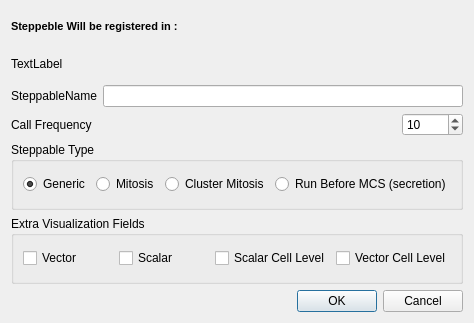
<?xml version="1.0" encoding="UTF-8"?>
<ui version="4.0">
 <class>SteppableGenerator</class>
 <widget class="QDialog" name="SteppableGenerator">
  <property name="geometry">
   <rect>
    <x>0</x>
    <y>0</y>
    <width>421</width>
    <height>323</height>
   </rect>
  </property>
  <property name="windowTitle">
   <string>Generate Steppable</string>
  </property>
  <layout class="QVBoxLayout" name="verticalLayout_2">
   <item>
    <layout class="QVBoxLayout" name="verticalLayout">
     <item>
      <widget class="QLabel" name="label_2">
       <property name="text">
        <string>&lt;!DOCTYPE HTML PUBLIC &quot;-//W3C//DTD HTML 4.0//EN&quot; &quot;http://www.w3.org/TR/REC-html40/strict.dtd&quot;&gt;
&lt;html&gt;&lt;head&gt;&lt;meta name=&quot;qrichtext&quot; content=&quot;1&quot; /&gt;&lt;style type=&quot;text/css&quot;&gt;
p, li { white-space: pre-wrap; }
&lt;/style&gt;&lt;/head&gt;&lt;body style=&quot; font-family:'MS Shell Dlg 2'; font-size:8.25pt; font-weight:400; font-style:normal;&quot;&gt;
&lt;p style=&quot; margin-top:0px; margin-bottom:0px; margin-left:0px; margin-right:0px; -qt-block-indent:0; text-indent:0px;&quot;&gt;&lt;span style=&quot; font-size:8pt; font-weight:600;&quot;&gt;Steppeble Will be registered in :&lt;/span&gt;&lt;/p&gt;&lt;/body&gt;&lt;/html&gt;</string>
       </property>
      </widget>
     </item>
     <item>
      <widget class="QLabel" name="mainScriptLB">
       <property name="text">
        <string>TextLabel</string>
       </property>
      </widget>
     </item>
    </layout>
   </item>
   <item>
    <layout class="QGridLayout" name="gridLayout">
     <item row="0" column="0">
      <widget class="QLabel" name="label">
       <property name="text">
        <string>SteppableName</string>
       </property>
      </widget>
     </item>
     <item row="0" column="1" colspan="2">
      <widget class="QLineEdit" name="steppebleNameLE"/>
     </item>
     <item row="1" column="0">
      <widget class="QLabel" name="label_3">
       <property name="text">
        <string>Call Frequency</string>
       </property>
      </widget>
     </item>
     <item row="1" column="1">
      <spacer name="horizontalSpacer_2">
       <property name="orientation">
        <enum>Qt::Horizontal</enum>
       </property>
       <property name="sizeHint" stdset="0">
        <size>
         <width>40</width>
         <height>20</height>
        </size>
       </property>
      </spacer>
     </item>
     <item row="1" column="2">
      <widget class="QSpinBox" name="freqSB">
       <property name="minimum">
        <number>1</number>
       </property>
       <property name="maximum">
        <number>10000</number>
       </property>
       <property name="singleStep">
        <number>1</number>
       </property>
       <property name="value">
        <number>10</number>
       </property>
      </widget>
     </item>
    </layout>
   </item>
   <item>
    <widget class="QGroupBox" name="groupBox">
     <property name="title">
      <string>Steppable Type</string>
     </property>
     <layout class="QHBoxLayout" name="horizontalLayout">
      <item>
       <widget class="QRadioButton" name="genericLB">
        <property name="text">
         <string>Generic</string>
        </property>
        <property name="checked">
         <bool>true</bool>
        </property>
       </widget>
      </item>
      <item>
       <widget class="QRadioButton" name="mitosisRB">
        <property name="text">
         <string>Mitosis</string>
        </property>
       </widget>
      </item>
      <item>
       <widget class="QRadioButton" name="clusterMitosisRB">
        <property name="text">
         <string>Cluster Mitosis</string>
        </property>
       </widget>
      </item>
      <item>
       <widget class="QRadioButton" name="runBeforeMCSRB">
        <property name="text">
         <string>Run Before MCS (secretion)</string>
        </property>
       </widget>
      </item>
     </layout>
    </widget>
   </item>
   <item>
    <widget class="QGroupBox" name="groupBox_2">
     <property name="toolTip">
      <string>You can add extra visualization fields here.
The fields will be managed from Python</string>
     </property>
     <property name="title">
      <string>Extra Visualization Fields</string>
     </property>
     <layout class="QHBoxLayout" name="horizontalLayout_2">
      <item>
       <widget class="QCheckBox" name="vectorCB">
        <property name="text">
         <string>Vector</string>
        </property>
       </widget>
      </item>
      <item>
       <widget class="QCheckBox" name="scalarCB">
        <property name="text">
         <string>Scalar</string>
        </property>
       </widget>
      </item>
      <item>
       <widget class="QCheckBox" name="scalarCellLevelCB">
        <property name="text">
         <string>Scalar Cell Level</string>
        </property>
       </widget>
      </item>
      <item>
       <widget class="QCheckBox" name="vectorCellLevelCB">
        <property name="text">
         <string>Vector Cell Level</string>
        </property>
       </widget>
      </item>
     </layout>
    </widget>
   </item>
   <item>
    <layout class="QHBoxLayout" name="horizontalLayout_3">
     <item>
      <spacer name="horizontalSpacer">
       <property name="orientation">
        <enum>Qt::Horizontal</enum>
       </property>
       <property name="sizeHint" stdset="0">
        <size>
         <width>40</width>
         <height>20</height>
        </size>
       </property>
      </spacer>
     </item>
     <item>
      <widget class="QPushButton" name="okPB">
       <property name="text">
        <string>OK</string>
       </property>
      </widget>
     </item>
     <item>
      <widget class="QPushButton" name="cancelPB">
       <property name="text">
        <string>Cancel</string>
       </property>
      </widget>
     </item>
    </layout>
   </item>
  </layout>
 </widget>
 <resources/>
 <connections>
  <connection>
   <sender>cancelPB</sender>
   <signal>clicked()</signal>
   <receiver>SteppableGenerator</receiver>
   <slot>reject()</slot>
   <hints>
    <hint type="sourcelabel">
     <x>370</x>
     <y>225</y>
    </hint>
    <hint type="destinationlabel">
     <x>345</x>
     <y>236</y>
    </hint>
   </hints>
  </connection>
 </connections>
</ui>
